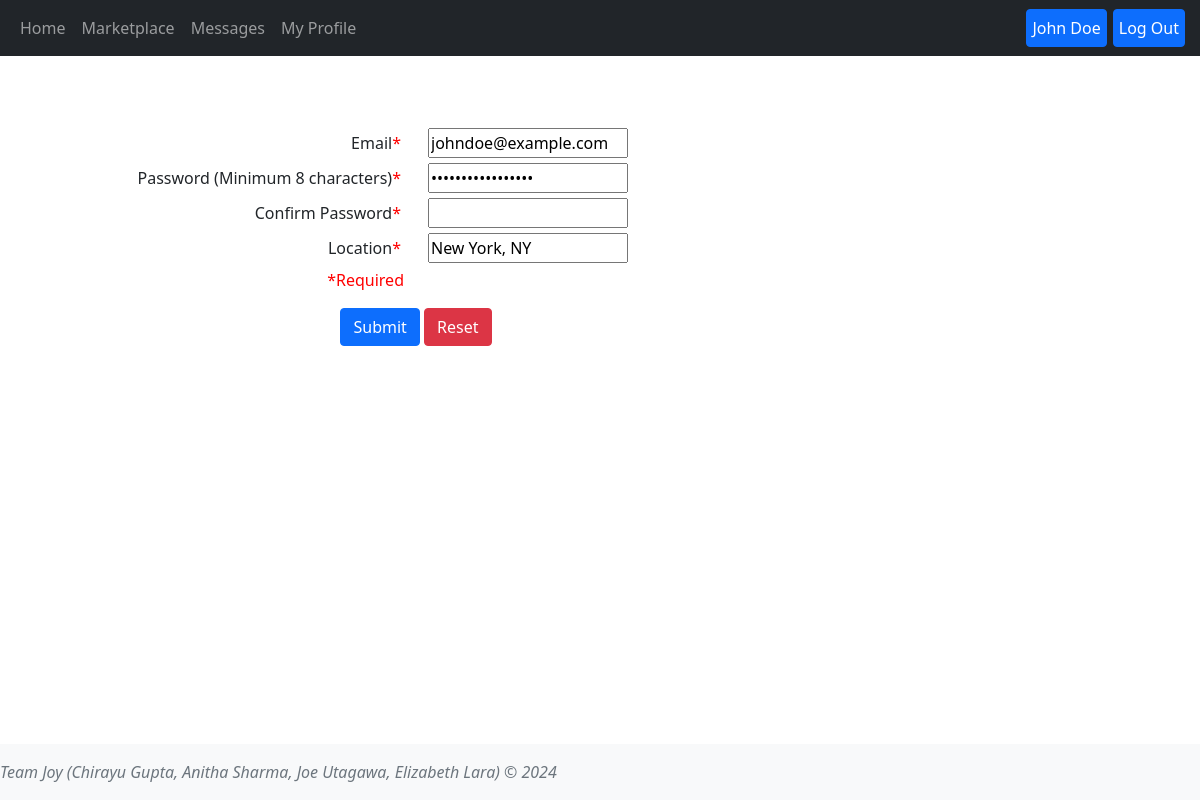
The app's page /profile/1/edit with its own data.
### tables this page shows
CREATE TABLE Users (user_id INTEGER PRIMARY KEY AUTOINCREMENT,username TEXT NOT NULL, name TEXT NOT NULL,email TEXT NOT NULL UNIQUE,password TEXT NOT NULL,profile_image TEXT,location TEXT);

### app.py (the view, shortened to what this page needs)
@app.route('/profile/<int:user_id>/edit', methods=['GET', 'POST'])
def edit_user(user_id=None):
    if request.method == 'GET':
        user = User.getUserByID(user_id)
        return render_template('registration.html', user_id=user_id, user=user)

### users.py (called while the page is built)
    @classmethod
    def getAllUsers(cls):
        conn = sqlite3.connect('database.db')
        cursorObj = conn.cursor()
        cursorObj.execute('SELECT user_id, username, name, email, password, profile_image, location FROM users;')
        allRows = cursorObj.fetchall()
        ListOfDictionaries = []
        for row in allRows:
            m = {"user_id": row[0], 'username':row[1],"name":row[2], 'email': row[3], 'password':row[4], 'profile_image':row[5], 'location':row[6]}
            ListOfDictionaries.append(m)
        if conn:
            conn.close()
        return ListOfDictionaries

    def getUserByID(user_id):
        users = User.getAllUsers()
        for user in users:
            if user['user_id'] == user_id:
                return user

### templates/registration.html (shortened to what this page needs)
{% extends 'base.html' %}
{% block content%}
{% if user_id %}
<main class="d-inline-flex p-5 align-items-end">
  <div class="container">
      <form id="form" action="{{url_for('edit_user', user_id=user_id)}}" method="POST" enctype="multipart/form-data">
          <div class="row">
              <div class="col-4" style="text-align:right;">
                <label class="a" for="email">Email<a class="a">*</a></label><br class="a"><br class="a">
                <label class="a" for="password">Password (Minimum 8 characters)<a class="a">*</a></label><br class="a"><br class="a">
                <label class="a" for="c_password">Confirm Password<a class="a">*</a></label><br class="a"><br class="a">
                <label class="a" for="location">Location<a class="a">*</a></label><br class="a"><br class="a">
                <p class="text-right"> <a class="a">*Required</a></p>
              </div>
              <div class="col-8">
              <input class="a" type="email" id="email" name="email" pattern='+@+.+' value="{{user['email']}}" required>  <br class="a"><br class="a">
              <input class="a" type="password" id="password" name="password" minlength=8 value="{{user['password']}}" required> <br class="a"><br class="a">
              <input class="a" type="password" id="c_password" name="c_password" required> <br class="a"><br class="a">
              <input class="a" type="text" id="location" name="location" value="{{user['location']}}" required> <br class="a"><br class="a">
              </div>
            <div class="col-8 text-center">
              <button class="btn btn-primary" type='submit' value="submit" onclick="return validatePassword()">Submit </button>
              <button class='btn btn-danger' type="reset" value="Reset">Reset</button>
            </div>
            </div>
          </form>
{% endif %}
{% endblock %}

### templates/base.html (shortened to what this page needs)
<!DOCTYPE html>
<html lang="en">
<head>
    <link rel="stylesheet" href="https://cdnjs.cloudflare.com/ajax/libs/font-awesome/5.15.4/css/all.min.css">
     <link href="{{url_for('static', filename='css/styles.css')}}" rel="stylesheet">
    <link href="https://cdn.jsdelivr.net/npm/bootstrap@5.1.1/dist/css/bootstrap.min.css" rel="stylesheet" />
    <header>
      <nav class="navbar navbar-expand-md navbar-dark fixed-top bg-dark">
        <div class="container-fluid">
          <div class="collapse navbar-collapse" id="navbarCollapse me-auto mb-2 mb-md-0">
            <ul class="nav navbar-nav">
              <li class="nav-item">
                <a class="nav-link" aria-current="page" href="{{url_for('index')}}">Home</a>
              </li>
              <li class="nav-item">
                <a class="nav-link "  href="{{url_for('market')}}">Marketplace</a>
              </li>
              <li class="nav-item">
                <a class="nav-link "  href="{{url_for('message')}}">Messages</a>
              </li>
              <li class="nav-item">
                <a class="nav-link "  href="{{url_for('profile')}}">My Profile</a>
              </li>
            </ul>
            </div>
            <div class="collapse navbar-collapse">
              {%if user_id %}
              <ul class="nav navbar-nav ms-auto">
                {% if user['profile_image'] %}
                <li class="nav-item">
                  <a href="{{url_for('profile')}}"><img src="{{url_for('static', filename='images/'+user['profile_image'])}}" class="profile-image-b" style="position: relative;right:20px;"> </a>
                <li class="nav-item">
                  <a class="btn btn-primary" style='padding-left:5px !important;padding-right:5px !important;margin-left:3px !important;margin-right:3px !important;position:relative; top:5px;'href="{{url_for('logout')}}" onclick="return confirmLogout()"> Log Out</a>
                </li>
                  {% else %}
                <li class="nav-item">
                  <a class="btn btn-primary" style='padding-left:5px !important;padding-right:5px !important;margin-left:3px !important;margin-right:3px !important;' href="{{url_for('profile')}}"> {{user['name']}}</a>
                </li>
                <li class="nav-item">
                  <a class="btn btn-primary" style='padding-left:5px !important;padding-right:5px !important;margin-left:3px !important;margin-right:3px !important;position:relative;'href="{{url_for('logout')}}" onclick="return confirmLogout()"> Log Out</a>
                </li>
                {% endif %}
              </ul>
            {% endif %}
          </div>
          </div>
      </nav>
    </header>
</head>
<body class="d-flex flex-column">
        {% block content %} {% endblock %}
    <footer class="footer mt-auto py-3 bg-light fixed-bottom">
        <div class="container.b">
          <span class="text-muted"> <i>Team Joy (Chirayu Gupta, Anitha Sharma, Joe Utagawa, Elizabeth Lara) &copy; 2024 </i></span>
      </div>
      </footer>
</body>
</html>

### static/css/styles.css (style rules this page uses)
body { padding-bottom: 100px; padding-top: 30px; }
label.a { padding:3px; display: inline-block; }
input.a { width: 200px; padding:1px; }
a.a { color: red; text-decoration: none; }
.container { margin-top:50px !important; }

### records on screen
Users: name "John Doe", email "johndoe@example.com", location "New York, NY"
